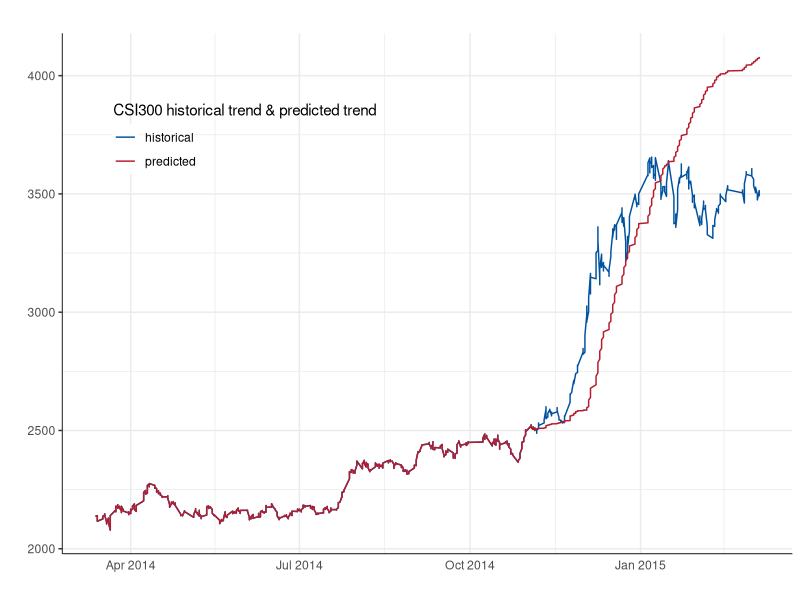
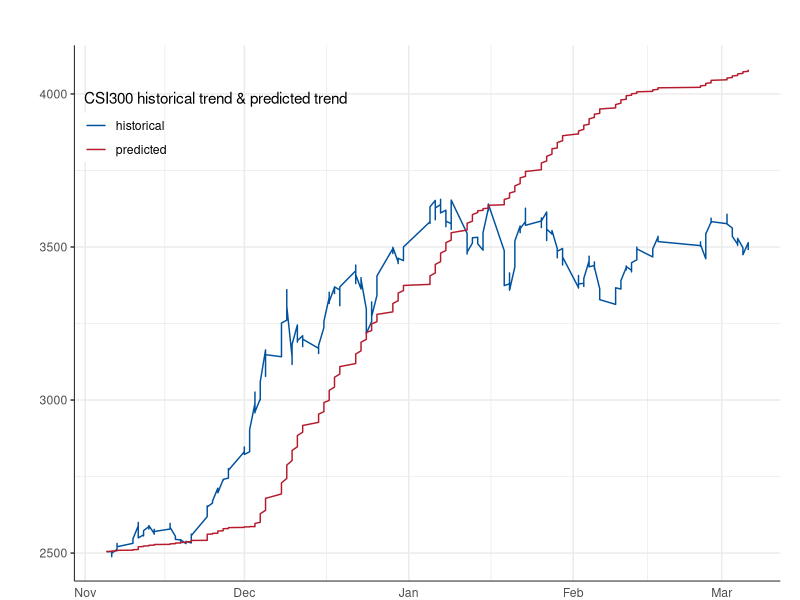
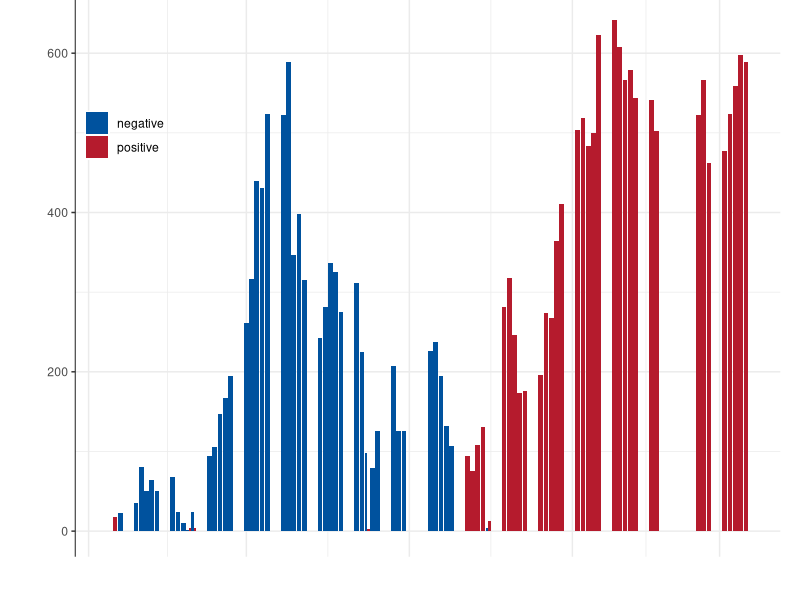
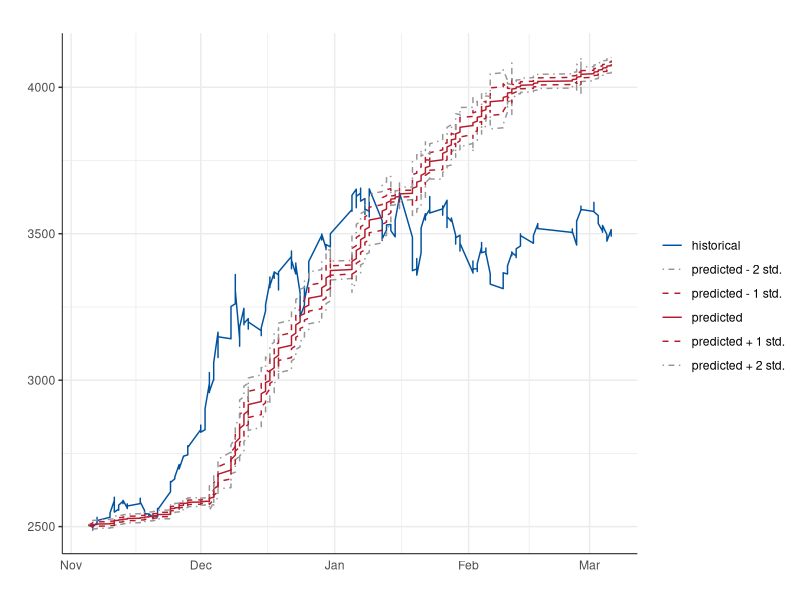
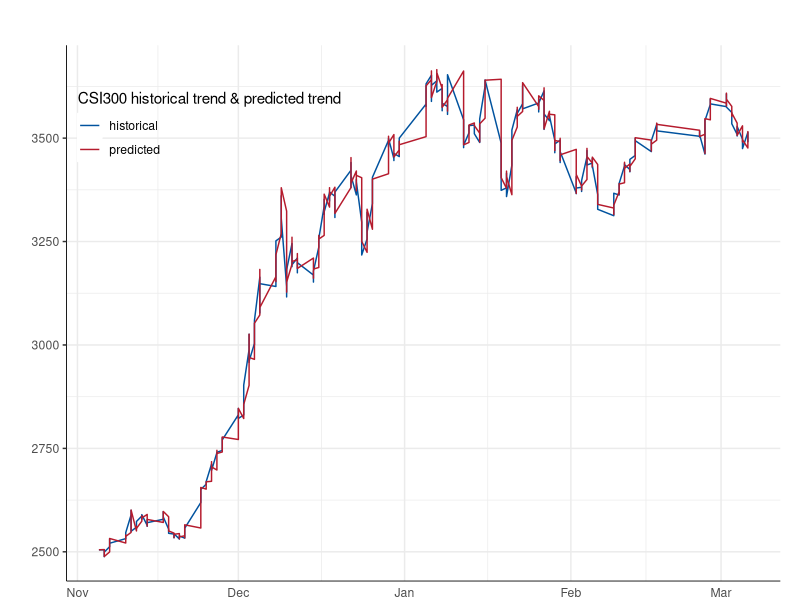
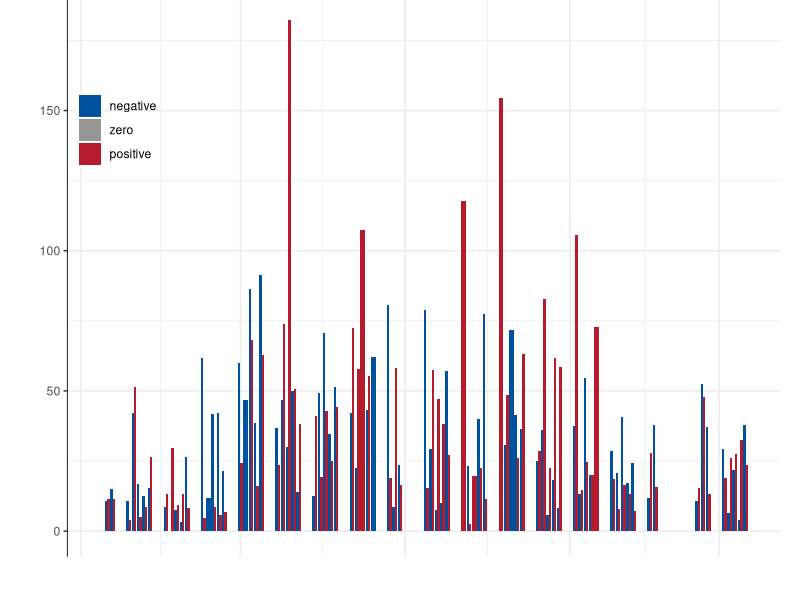
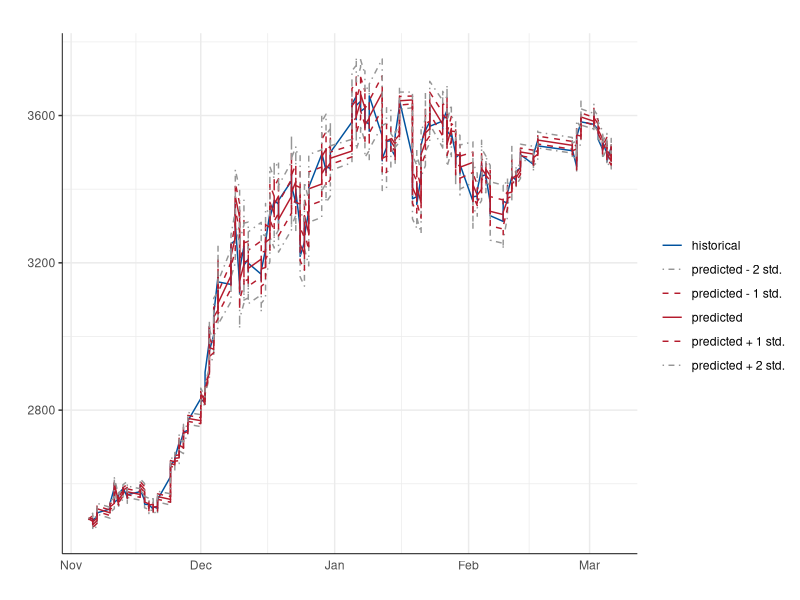
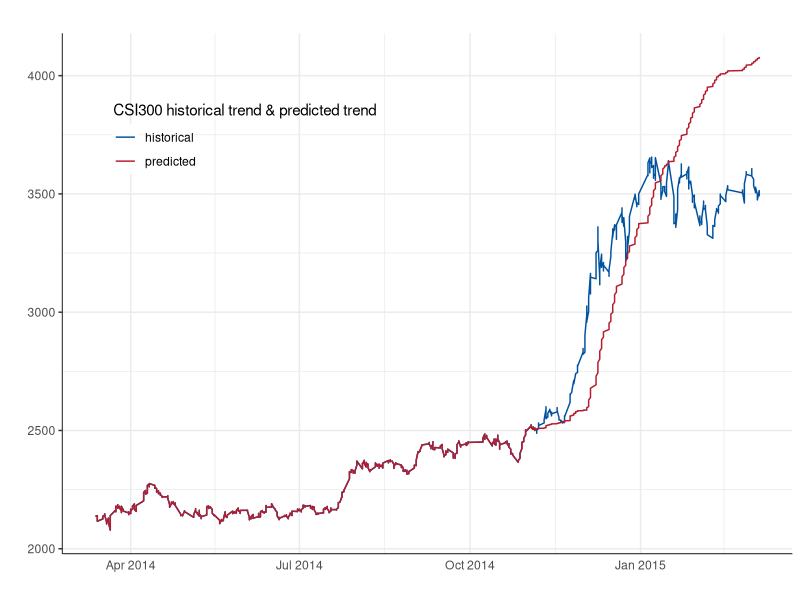

Write R code to recreate these figures, in order.
# Plot - HMM Prediction
#
# Color Scheme:
#   Blue: #00529e
#   Red:  #b51b2d
#   Gray: #969696

library(ggplot2)
library(dplyr)
library(reshape2)
library(grid)
setwd('/Users/troy_sky/Documents/R/Thesis/60min_1415')
vplayout = function(x, y) viewport(layout.pos.row = x, layout.pos.col = y)

# Data Loading
dataFullIndex = read.csv('dataHistoricalIndex.csv')
dataRetPrediction = read.csv('dataHMMPrediction.csv')
dataRetIn = read.csv('dataInSample.csv')

numStdDay = 5
numStdMin = 240/60
dataOut = dataRetPrediction[(nrow(dataRetIn)+1):(nrow(dataRetPrediction)-1),]
dataOut$real = diff(log(dataFullIndex$close))[(nrow(dataRetIn)+numStdDay*numStdMin+1):(nrow(dataFullIndex)-1)]
dataOut$right = sign(dataOut$ret) == sign(dataOut$real)
winRatio = sum(dataOut$right) / nrow(dataOut)
print(winRatio)

# Figure 1 - Prediction full index line
dataIndexPredictionFull = merge(dataFullIndex,dataRetPrediction,by = 'time',all.x = T)
dataIndexPredictionFull[numStdDay*numStdMin,c('ret','std')] = 0
dataIndexPredictionFull = na.omit(dataIndexPredictionFull)
dataIndexPredictionFull$cumret = cumsum(dataIndexPredictionFull$ret)
dataIndexPredictionFull$predict = dataIndexPredictionFull$close[1]*exp(dataIndexPredictionFull$cumret)
dataIndexPredictionFullPlot = melt(dataIndexPredictionFull[,c('time','close','predict')],id.vars = 'time')

predictionFig1 = ggplot(data = dataIndexPredictionFullPlot,aes(x = as.Date(time),y = value)) + 
  geom_line(aes(color = variable)) + 
  scale_color_manual('CSI300 historical trend & predicted trend',
                     labels = c('historical','predicted'),
                     values = c('#00529e','#b51b2d')) + 
  theme_bw() + 
  theme(panel.background = element_blank()) + 
  theme(panel.border = element_blank()) + 
  theme(axis.line = element_line(size = 0.3)) + 
  theme(axis.ticks.x = element_blank()) + 
  theme(legend.position = c(0.25,0.8)) + 
  theme(legend.key = element_rect(color = '#ffffff')) + 
  theme(legend.background = element_blank()) + 
  labs(x = '',y = '',title = '')
print(predictionFig1)
ggsave('predictionFig1.pdf',predictionFig1,width = 10,height = 4)

# Figure 2 - Prediction partial index line & error bar
dataIndexPrediction = dataIndexPredictionFull[(nrow(dataRetIn)+1):nrow(dataIndexPredictionFull),]
dataIndexPredictionPlot = melt(dataIndexPrediction[,c('time','close','predict')],id.vars = 'time')
dataIndexPredictionError = dataIndexPrediction %>% 
  mutate(dif = predict - close,sign = sign(dif)) %>% 
  select(time,dif,sign)

predictionFig2_Up = ggplot(data = dataIndexPredictionPlot,aes(x = as.Date(time),y = value)) + 
  geom_line(aes(color = variable),size = 0.5) + 
  scale_color_manual('CSI300 historical trend & predicted trend',
                     labels = c('historical','predicted'),
                     values = c('#00529e','#b51b2d')) + 
  theme_bw() + 
  theme(panel.background = element_blank()) + 
  theme(panel.border = element_blank()) + 
  theme(axis.line = element_line(size = 0.3)) + 
  theme(axis.ticks.x = element_blank()) + 
  theme(legend.position = c(0.2,0.85)) + 
  theme(legend.key = element_rect(color = '#ffffff')) + 
  theme(legend.background = element_blank()) + 
  labs(x = '',y = '',title = '') + 
  theme(plot.margin = unit(c(0.5,0.5,-0.5,0.5),'cm'))
print(predictionFig2_Up)

predictionFig2_Down = ggplot(data = dataIndexPredictionError,aes(x = as.Date(time),y = abs(dif))) + 
  geom_bar(stat = 'identity',aes(fill = as.factor(sign)),position = 'dodge') + 
  scale_fill_manual('',labels = c('negative','positive'),
                       values = c('#00529e','#b51b2d')) + 
  theme_bw() + 
  theme(panel.background = element_blank()) + 
  theme(panel.border = element_blank()) + 
  theme(axis.line = element_line(size = 0.3)) + 
  theme(axis.line.x = element_blank()) + 
  theme(axis.ticks.x = element_blank()) + 
  theme(axis.text.x = element_blank()) + 
  theme(legend.position = c(0.07,0.77)) + 
  theme(legend.direction = 'vertical') + 
  theme(legend.key = element_rect(color = '#ffffff')) + 
  theme(legend.background = element_blank()) + 
  labs(x = '',y = '',title = '') + 
  theme(plot.margin = unit(c(-0.8,0.5,0.5,0.7),'cm'))
print(predictionFig2_Down)

pdf('predictionFig2.pdf', width = 10, height = 6)
grid.newpage()
pushViewport(viewport(layout = grid.layout(5, 1)))
print(predictionFig2_Up, vp = vplayout(1:3, 1))
print(predictionFig2_Down, vp = vplayout(4:5, 1))
dev.off()

# Figure 3 - Prediction line plot with std
dataIndexPrediction[1,c('ret','std')] = 0
dataIndexPrediction$cumret = cumsum(dataIndexPrediction$ret)
dataIndexPredictionStd = dataIndexPrediction %>% 
  mutate(predict_n1 = close[1]*exp(cumret - std),
         predict_n2 = close[1]*exp(cumret - 2*std),
         predict_p1 = close[1]*exp(cumret + std),
         predict_p2 = close[1]*exp(cumret + 2*std)) %>% 
  select(time,close,predict_n2,predict_n1,predict,predict_p1,predict_p2)
dataIndexPredictionStdPlot = melt(dataIndexPredictionStd,id.vars = 'time')

predictionFig3 = ggplot(data = dataIndexPredictionStdPlot,aes(x = as.Date(time),y = value)) + 
  geom_line(aes(color = variable,linetype = variable)) + 
  scale_color_manual('',
                     labels = c('historical','predicted - 2 std.','predicted - 1 std.',
                                'predicted','predicted + 1 std.','predicted + 2 std.'),
                     values = c('#00529e','#969696','#b51b2d','#b51b2d','#b51b2d','#969696')) + 
  scale_linetype_manual('',
                        labels = c('historical','predicted - 2 std.','predicted - 1 std.',
                                   'predicted','predicted + 1 std.','predicted + 2 std.'),
                        values = c(1,4,2,1,2,4)) + 
  theme_bw() + 
  theme(panel.background = element_blank()) + 
  theme(panel.border = element_blank()) + 
  theme(axis.line = element_line(size = 0.3)) + 
  theme(axis.ticks.x = element_blank()) + 
  theme(legend.key = element_rect(color = '#ffffff')) + 
  theme(legend.background = element_blank()) + 
  labs(x = '',y = '',title = '')
print(predictionFig3)
ggsave('predictionFig3.pdf',predictionFig3,width = 12,height = 4)

# Figure 4 - Prediction partial index line & error bar
dataIndexPredictionDynamic = dataIndexPrediction %>% 
  mutate(predictDyn = c(close[1],close[1:(nrow(dataIndexPrediction)-1)]*exp(ret[2:nrow(dataIndexPrediction)]))) %>% 
  select(time,close,predict = predictDyn)
dataIndexPredictionDynamicPlot = melt(dataIndexPredictionDynamic[,c('time','close','predict')],id.vars = 'time')
dataIndexPredictionDynamicError = dataIndexPredictionDynamic %>% 
  mutate(dif = predict - close,sign = sign(dif)) %>% 
  select(time,dif,sign)

predictionFig4_Up = ggplot(data = dataIndexPredictionDynamicPlot,aes(x = as.Date(time),y = value)) + 
  geom_line(aes(color = variable),size = 0.5) + 
  scale_color_manual('CSI300 historical trend & predicted trend',
                     labels = c('historical','predicted'),
                     values = c('#00529e','#b51b2d')) + 
  theme_bw() + 
  theme(panel.background = element_blank()) + 
  theme(panel.border = element_blank()) + 
  theme(axis.line = element_line(size = 0.3)) + 
  theme(axis.ticks.x = element_blank()) + 
  theme(legend.position = c(0.2,0.85)) + 
  theme(legend.key = element_rect(color = '#ffffff')) + 
  theme(legend.background = element_blank()) + 
  labs(x = '',y = '',title = '') + 
  theme(plot.margin = unit(c(0.5,0.5,-0.5,0.3),'cm'))
print(predictionFig4_Up)

predictionFig4_Down = ggplot(data = dataIndexPredictionDynamicError,aes(x = as.Date(time),y = abs(dif))) + 
  geom_bar(stat = 'identity',aes(fill = as.factor(sign)),position = 'dodge') + 
  scale_fill_manual('',labels = c('negative','zero','positive'),
                    values = c('#00529e','#969696','#b51b2d')) + 
  theme_bw() + 
  theme(panel.background = element_blank()) + 
  theme(panel.border = element_blank()) + 
  theme(axis.line = element_line(size = 0.3)) + 
  theme(axis.line.x = element_blank()) + 
  theme(axis.ticks.x = element_blank()) + 
  theme(axis.text.x = element_blank()) + 
  theme(legend.position = c(0.07,0.78)) + 
  theme(legend.direction = 'vertical') + 
  theme(legend.key = element_rect(color = '#ffffff')) + 
  theme(legend.background = element_blank()) + 
  labs(x = '',y = '',title = '') + 
  theme(plot.margin = unit(c(-0.8,0.5,0.5,0.5),'cm'))
print(predictionFig4_Down)

pdf('predictionFig4.pdf', width = 10, height = 6)
grid.newpage()
pushViewport(viewport(layout = grid.layout(5, 1)))
print(predictionFig4_Up, vp = vplayout(1:3, 1))
print(predictionFig4_Down, vp = vplayout(4:5, 1))
dev.off()

# Figure 5 - Prediction line plot with std
dataIndexPredictionDynamicStd = dataIndexPrediction %>% 
  mutate(predict = c(close[1],close[1:(nrow(dataIndexPrediction)-1)]*exp(ret[2:nrow(dataIndexPrediction)])),
         predict_n1 = c(close[1],close[1:(nrow(dataIndexPrediction)-1)]*
                          exp(ret[2:nrow(dataIndexPrediction)] - std[2:nrow(dataIndexPrediction)])),
         predict_n2 = c(close[1],close[1:(nrow(dataIndexPrediction)-1)]*
                          exp(ret[2:nrow(dataIndexPrediction)] - 2*std[2:nrow(dataIndexPrediction)])),
         predict_p1 = c(close[1],close[1:(nrow(dataIndexPrediction)-1)]*
                          exp(ret[2:nrow(dataIndexPrediction)] + std[2:nrow(dataIndexPrediction)])),
         predict_p2 = c(close[1],close[1:(nrow(dataIndexPrediction)-1)]*
                          exp(ret[2:nrow(dataIndexPrediction)] + 2*std[2:nrow(dataIndexPrediction)]))) %>% 
  select(time,close,predict_n2,predict_n1,predict,predict_p1,predict_p2)
dataIndexPredictionDynamicStdPlot = melt(dataIndexPredictionDynamicStd,id.vars = 'time')

predictionFig5 = ggplot(data = dataIndexPredictionDynamicStdPlot,aes(x = as.Date(time),y = value)) + 
  geom_line(aes(color = variable,linetype = variable)) + 
  scale_color_manual('',
                     labels = c('historical','predicted - 2 std.','predicted - 1 std.',
                                'predicted','predicted + 1 std.','predicted + 2 std.'),
                     values = c('#00529e','#969696','#b51b2d','#b51b2d','#b51b2d','#969696')) + 
  scale_linetype_manual('',
                        labels = c('historical','predicted - 2 std.','predicted - 1 std.',
                                   'predicted','predicted + 1 std.','predicted + 2 std.'),
                        values = c(1,4,2,1,2,4)) + 
  theme_bw() + 
  theme(panel.background = element_blank()) + 
  theme(panel.border = element_blank()) + 
  theme(axis.line = element_line(size = 0.3)) + 
  theme(axis.ticks.x = element_blank()) + 
  theme(legend.key = element_rect(color = '#ffffff')) + 
  theme(legend.background = element_blank()) + 
  labs(x = '',y = '',title = '')
print(predictionFig5)
ggsave('predictionFig5.pdf',predictionFig5,width = 12,height = 4)
